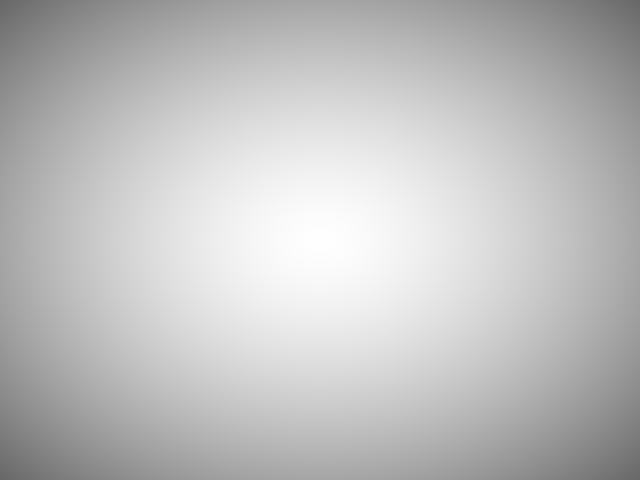
Frame 1 (no input)
Frame 60 (the mouse pressed at the canvas centre just before this capture): identical to frame 1, image omitted
Frame 120 (the mouse held since frame 60 and released just before this capture): identical to frame 1, image omitted

The Processing sketch that drew this single still picture (run headless with seeded random() and noise(); from frame 60 on, the mouse is pressed at the canvas centre):

// Processing sketch: radial_gradient
// ── radial_gradient.pde

PVector center;
PImage img;

void setup(){
  size(640,480);
  center = new PVector(.5,.5);
  
  img = createImage(width,height,RGB);
  img.loadPixels();
  
  for(int x=0;x<img.width;x++){
    for(int y=0;y<img.height;y++){
      PVector pos = new PVector(float(x)/img.width,float(y)/img.height);
      PVector diff = PVector.sub(center,pos);      
      img.pixels[x+y*img.width] = color( 255 - (255 * pow( diff.mag() ,1.5)) );
    }
  }
  
}

void draw(){
  
  image(img,0,0);
}
